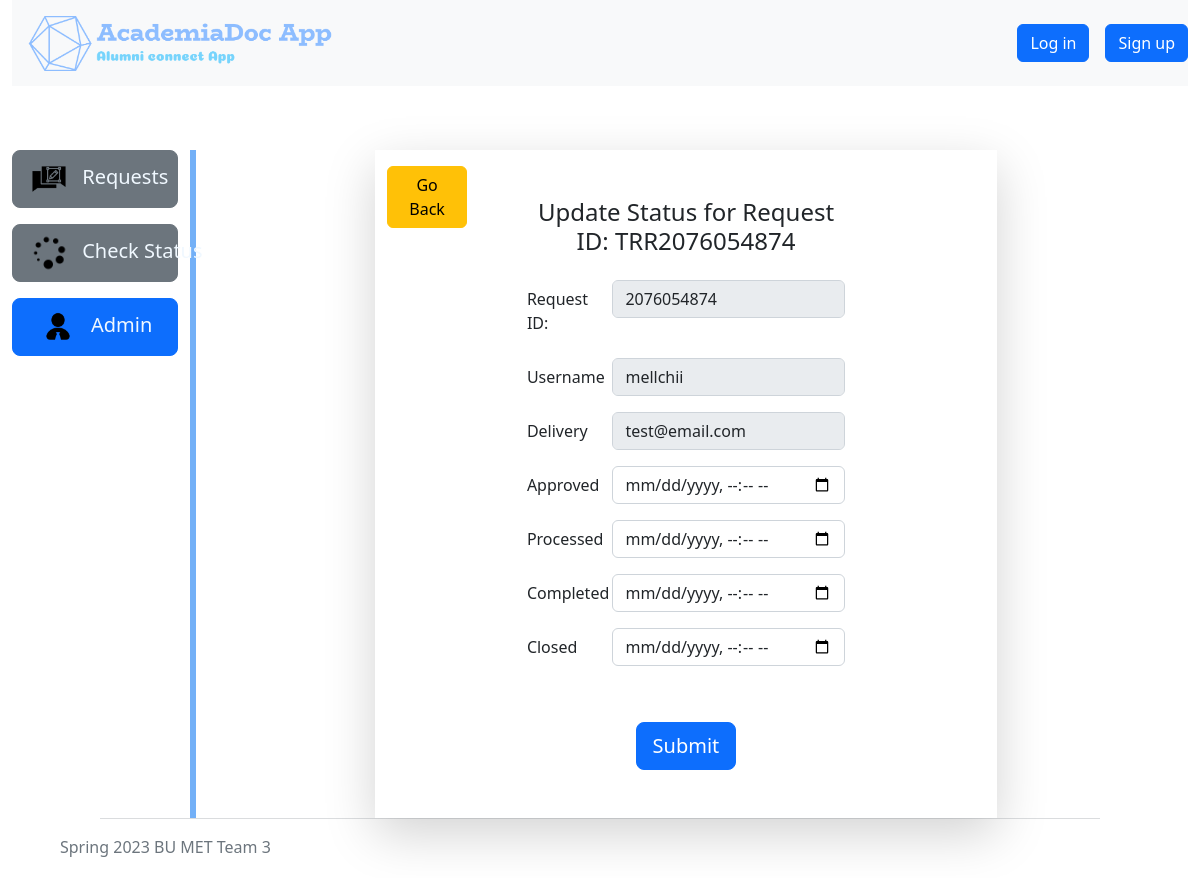
The page /update/4/ on the database its author committed.
### academiadocapp/models.py (models this page shows, shortened)
class Requests(models.Model):
    def create_new_ref_no():
        not_unique = True
        while not_unique:
            unique_ref = random.randint(1000000000, 9999999999)
            if not Requests.objects.filter(reference=unique_ref):
                not_unique = False
        return str(unique_ref)
    STATUS = [
        ('SU', 'Submitted'),
        ('AP', 'Approved'),
        ('PR', 'Processed'),
        ('CO', 'Completed'),
        ('CL', 'Closed'),
    ]
    PURPOSE = [
        ('PE', 'Personal'),
        ('OF', 'Official'),
    ]
    creator = models.ForeignKey(settings.AUTH_USER_MODEL, on_delete=models.CASCADE)
    reference = models.CharField(max_length=10, blank=True, unique=True, default=create_new_ref_no)
    delivery_email = models.EmailField(max_length=254)
    purpose = models.CharField(max_length=2, choices=PURPOSE, default='OF',)
    agreement = models.BooleanField()
    status = models.CharField(max_length=2, choices=STATUS, default='SU', )
    date = models.DateTimeField(auto_now_add=True)
    approve_date = models.DateTimeField(blank=True, null=True)
    process_date = models.DateTimeField(blank=True, null=True)
    complete_date = models.DateTimeField(blank=True, null=True)
    close_date = models.DateTimeField(blank=True, null=True)
    class Meta:
        ordering = ['-date']

class User(AbstractUser):
    CATEGORY = [
        ('Alumni', 'Alumni'),
        ('Faculty', 'Faculty'),
    ]
    role = models.CharField(max_length=7, choices=CATEGORY, default='Alumni')
    student_id = models.IntegerField(default=0,blank=True)
    grad_year = models.IntegerField(default=1900,blank=True)
    def __str__(self):
        return self.username

### academiadocapp/views.py (the view, shortened to what this page needs)
# urls.py: path('update/<request_id>/', views.update_status, name='update-status'),
def update_status(request, request_id):
    transcript_request = Requests.objects.get(pk=request_id)
    context = {
        'request' : transcript_request,
    }
    return render(request, "academiadocapp/update.html", context)

### academiadocapp/templates/academiadocapp/update.html (shortened to what this page needs)
{% extends "base.html" %} {% load static %} {% block content %}
<div class="row" style="margin-top: 4rem">
  <div class="col-2" style="border-right: 6px solid rgb(115, 176, 247)">
    <div class="d-flex flex-column">
      <div>
        <button
          class="btn btn-secondary btn-lg"
          style="width: -webkit-fill-available"
        >
          <div class="d-none d-lg-block">
            <a
              class="text-decoration-none hidden-sm"
              href="{% url 'transcript' %}"
              style="color: aliceblue; white-space: nowrap"
            >
              <img
                class="pe-2"
                src="{% static 'icons/request.png' %}"
                alt="request"
                height="40"
              />
              Requests
            </a>
          </div>
        </button>
      </div>
      <div style="padding-top: 1rem">
        <button
          class="btn btn-secondary btn-lg"
          style="width: -webkit-fill-available"
        >
          <div class="d-none d-lg-block">
            <a
              class="text-decoration-none hidden-sm"
              href="{% url 'status' %}"
              style="color: aliceblue; white-space: nowrap"
            >
              <img
                class="pe-2"
                src="{% static 'icons/status.png' %}"
                alt=""
                height="40"
              />
              Check Status
            </a>
          </div>
        </button>
      </div>
      <div style="padding-top: 1rem">
        <button
          class="btn btn-primary btn-lg"
          style="width: -webkit-fill-available"
        >
          <div class="d-none d-lg-block">
            <a
              class="text-decoration-none hidden-sm"
              href="{% url 'admin-page' %}"
              style="color: aliceblue; white-space: nowrap"
            >
              <img
                class="pe-2"
                src="{% static 'icons/admin.png' %}"
                alt=""
                height="40"
              />
              Admin
            </a>
          </div>
        </button>
      </div>
    </div>
  </div>
  <div class="col-10">
    <div class="container">
      <div class="container-fluid col-sm-12 col-md-12 col-lg-8">
        <div class="row no-gutters shadow-lg">
          <div class="col-2 bg-white">
            <a
              href="{% url 'admin-page' %}"
              type="button"
              class="btn btn-warning mt-3"
              >Go Back</a
            >
          </div>
          <div class="col-sm-12 col-md-12 col-lg-8 bg-white p-5">
            <h4 class="pb-3" style="text-align: center">
              Update Status for Request ID: TRR{{ request.reference }}
            </h4>
            <div class="form-style">
              <form action="" method="post">
                <div class="form-group row pb-3">
                  <label for="colFormLabel" class="col-sm-3 col-form-label"
                    >Request ID:</label
                  >
                  <div class="col-sm-9">
                    <input
                      type="text"
                      class="form-control"
                      id="colFormLabel"
                      value="{{ request.reference }}"
                      disabled
                    />
                  </div>
                </div>
                <div class="form-group row pb-3">
                  <label for="colFormLabel" class="col-sm-3 col-form-label"
                    >Username</label
                  >
                  <div class="col-sm-9">
                    <input
                      type="text"
                      class="form-control"
                      id="colFormLabel"
                      value="{{ request.creator }}"
                      disabled
                    />
                  </div>
                </div>
                <div class="form-group row pb-3">
                  <label for="colFormLabel" class="col-sm-3 col-form-label"
                    >Delivery</label
                  >
                  <div class="col-sm-9">
                    <input
                      type="text"
                      class="form-control"
                      id="colFormLabel"
                      value="{{ request.delivery_email }}"
                      disabled
                    />
                  </div>
                </div>
                <div class="form-group row pb-3">
                  <label for="colFormLabel" class="col-sm-3 col-form-label"
                    >Approved</label
                  >
                  <div class="col-sm-9">
                    {% if request.approve_date %}
                    <input
                      type="datetime-local"
                      class="form-control"
                      id="colFormLabel"
                      disabled
                      name="approve"
                      value="{{ request.approve_date|date:'Y-m-d\TH:i'  }}"
                    />
                    {% else %}
                    <input
                      type="datetime-local"
                      class="form-control"
                      id="colFormLabel"
                      name="approve"
                      value="{{ request.approve_date|date:'Y-m-d\TH:i'  }}"
                    />
                    {% endif %}
                  </div>
                </div>
                <div class="form-group row pb-3">
                  <label for="colFormLabel" class="col-sm-3 col-form-label"
                    >Processed</label
                  >
                  <div class="col-sm-9">
                    {% if request.process_date %}
                    <input
                      type="datetime-local"
                      class="form-control"
                      id="colFormLabel"
                      name="process"
                      value="{{ request.process_date|date:'Y-m-d\TH:i'  }}"
                      disabled
                    />
                    {% else %}
                    <input
                      type="datetime-local"
                      class="form-control"
                      id="colFormLabel"
                      name="process"
                      value="{{ request.process_date|date:'Y-m-d\TH:i'  }}"
                    />
                    {% endif %}
                  </div>
                </div>
                <div class="form-group row pb-3">
                  <label for="colFormLabel" class="col-sm-3 col-form-label"
                    >Completed</label
                  >
                  <div class="col-sm-9">
                    {% if request.complete_date %}
                    <input
                      type="datetime-local"
                      class="form-control"
                      id="colFormLabel"
                      name="complete"
                      value="{{ request.complete_date|date:'Y-m-d\TH:i'  }}"
                      disabled
                    />
                    {% else %}
                    <input
                      type="datetime-local"
                      class="form-control"
                      id="colFormLabel"
                      name="complete"
                      value="{{ request.complete_date|date:'Y-m-d\TH:i'  }}"
                    />
                    {% endif %}
                  </div>
                </div>
                <div class="form-group row pb-3">
                  <label for="colFormLabel" class="col-sm-3 col-form-label"
                    >Closed</label
                  >
                  <div class="col-sm-9">
                    {% if request.close_date %}
                    <input
                      type="datetime-local"
                      class="form-control"
                      id="colFormLabel"
                      name="close"
                      value="{{ request.close_date|date:'Y-m-d\TH:i'  }}"
                      disabled
                    />
                    {% else %}
                    <input
                      type="datetime-local"
                      class="form-control"
                      id="colFormLabel"
                      name="close"
                      value="{{ request.close_date|date:'Y-m-d\TH:i'  }}"
                    />
                    {% endif %}
                  </div>
                </div>
                <br />
                <div class="text-center">
                  <button
                    type="submit"
                    class="btn btn-lg btn-primary btn-block mt-3"
                  >
                    Submit
                  </button>
                </div>
              </form>
            </div>
          </div>
          <div class="col-2 bg-white"></div>
        </div>
      </div>
    </div>
  </div>
</div>
{% endblock %}

### static/styles.css (style rules this page uses)
body { background-color: rgb(255, 255, 255); }

### rows shown on the page
Requests: reference "2076054874", creator "mellchii", delivery_email "test@email.com"
